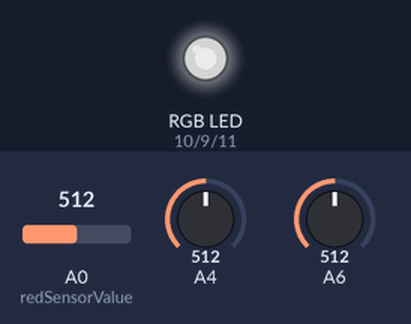
The sketch below on a simulated Arduino Uno, built with avr-gcc and run on an emulated ATmega328P. On the bench: an RGB LED mixed from three pins (HIGH = lit). Dashed ring = blinking. Inputs (shaded band) come from the test bench; at power-on: A0 (redSensorValue) = 512, A4 = 512, A6 = 512. Dim RGB values are drawn brighter than linear; what the sketch prints to the serial monitor is not drawn.

Above: at 1.2 s.
1.3 s: A0 (redSensorValue) set to 122
At 1.53 s:
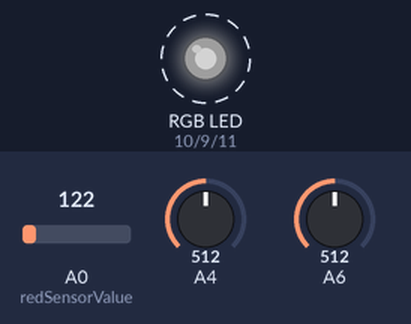
4.3 s: A4 set to 716
At 4.47 s:
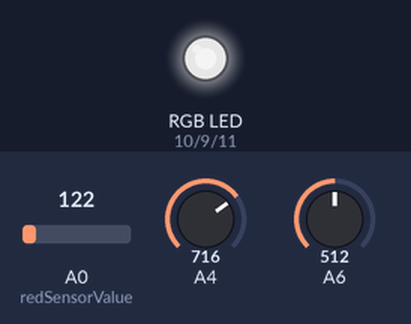
7.3 s: A0 (redSensorValue) set to 0
9.1 s: A0 (redSensorValue) set to 900
At 9.38 s:
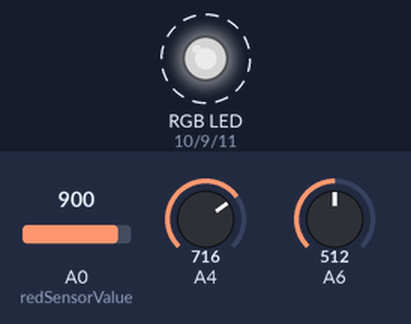
12.1 s: A6 set to 306
15.1 s: A4 set to 306
At 15.5 s:
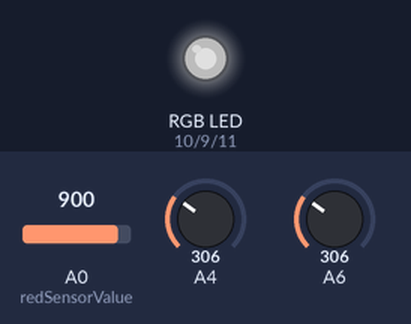
Timing chart, 0 to 17.8 s (numbered marks = the images above; inputs shaded):
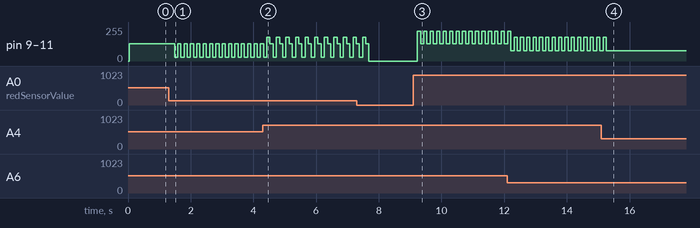

Measured:
- after the input at 1.3 s, pin 9 (greenLEDPin), pin 10 (redLEDPin), pin 11 (blueLEDPin): alternates 128/255 for 0.10 s and 30/255 for 0.10 s, starting after 0.18 s
- after the input at 9.1 s, pin 9 (greenLEDPin), pin 10 (redLEDPin), pin 11 (blueLEDPin): alternates 225/255 for 0.10 s and 128/255 for 0.10 s, starting after 0.13 s
- after the input at 15.1 s, pin 9 (greenLEDPin), pin 10 (redLEDPin), pin 11 (blueLEDPin): goes on until 15.3 s, then stays 76/255

The sketch:

4-color-mixing-lamp.ino
```cpp
const int greenLEDPin = 9;
const int blueLEDPin = 11;
const int redLEDPin = 10;
const int redSensorPin = A0;
const int greenSensorPin = A1;
const int blueSensorPin = A2;

int redValue = 0;
int greenValue = 0;
int blueValue = 0;
int redSensorValue = 0;
int greenSensorValue = 0;
int blueSensorValue = 0;

void setup(){
    Serial.begin(9600);
    pinMode(greenLEDPin, OUTPUT);
    pinMode(redLEDPin, OUTPUT);
    pinMode(blueLEDPin,OUTPUT);
}

void loop(){
    redSensorValue = analogRead(redSensorValue);
    delay(5);                                         //reading the vlaue of each light sensor
    greenSensorValue = analogRead(greenSensorValue);
    delay(5);
    blueSensorValue = analogRead(blueSensorValue);
    Serial.print("Raw Sensor Value \t Red:");
    Serial.print(redSensorValue);
    Serial.print("\t Green:");                //report the sensor readings to the computer
    Serial.print(greenSensorValue);
    Serial.print("\t Blue:");
    Serial.print(blueSensorValue);
    redValue = redSensorValue/4;
    greenValue = greenSensorValue/4;    //Convert the sensor readings from a value between 0 - 1023
    blueValue = blueSensorValue/4;     //to a value between 0 - 255
    Serial.print("Mapped Sensor Values \t Red:");
    Serial.print(redValue);
    Serial.print(" \t Green:");      //report the calculated LED light levels
    Serial.print(greenValue);
    Serial.print("\t Blue:");
    Serial.print(blueValue);
    analogWrite(redLEDPin,redValue);
    analogWrite(greenLEDPin, greenValue);    //Set the LED light levels
    analogWrite(blueLEDPin, blueValue);
}
```
